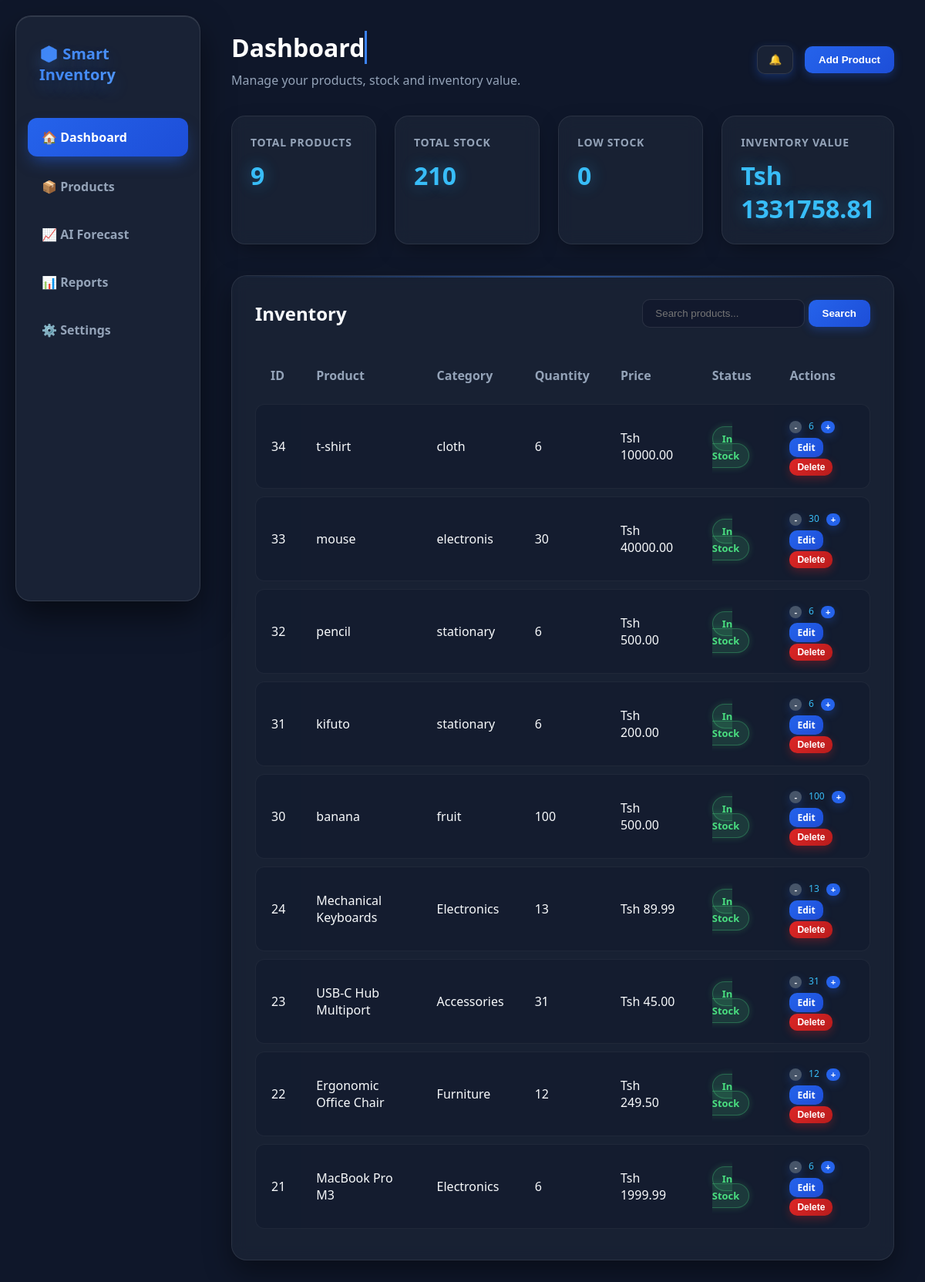
The page / on the database its author committed.
### tables this page shows
CREATE TABLE products (
            id INTEGER PRIMARY KEY AUTOINCREMENT,
            name TEXT NOT NULL,
            category TEXT NOT NULL,
            quantity INTEGER NOT NULL,
            price REAL NOT NULL
        );

### app.py (the view)
@app.route("/")
def dashboard():
    search = request.args.get("search", "").strip()
    conn = get_db()
    if search:
        products = conn.execute(
            """
            SELECT * FROM products
            WHERE name LIKE ? OR category LIKE ?
            ORDER BY id DESC
            """,
            (f"%{search}%", f"%{search}%"),
        ).fetchall()
    else:
        products = conn.execute("SELECT * FROM products ORDER BY id DESC").fetchall()
    total_products = conn.execute("SELECT COUNT(*) FROM products").fetchone()[0]
    total_stock = conn.execute("SELECT COALESCE(SUM(quantity), 0) FROM products").fetchone()[0]
    low_stock = conn.execute("SELECT COUNT(*) FROM products WHERE quantity <= 5").fetchone()[0]
    inventory_value = conn.execute("SELECT COALESCE(SUM(quantity * price), 0) FROM products").fetchone()[0]
    conn.close()
    return render_template(
        "dashboard.html",
        products=products,
        total_products=total_products,
        total_stock=total_stock,
        low_stock=low_stock,
        inventory_value=inventory_value,
        search=search,
    )

### app.py (called while the page is built)
@app.context_processor
def inject_lang():
    lang = session.get("lang", "en")
    return {
        "lang": lang,
        "t": translations.get(lang, translations["en"]),
        "current_user": get_current_user(),
    }

def get_db():
    conn = sqlite3.connect(DATABASE)
    conn.row_factory = sqlite3.Row
    return conn

def get_current_user():
    user_id = session.get("user_id")
    if not user_id:
        return None
    conn = get_db()
    user = conn.execute("SELECT * FROM users WHERE id = ?", (user_id,)).fetchone()
    conn.close()
    return dict(user) if user else None

### templates/dashboard.html (shortened to what this page needs)
<!DOCTYPE html>
<html lang="en">
<head>
    <link rel="stylesheet"
          href="{{ url_for('static', filename='css/style.css') }}">
</head>
<body>
    <aside class="sidebar">
        <div class="logo">
            📦 Smart Inventory
        </div>
        <nav>
            <a href="/" class="active">🏠 Dashboard</a>
            <a href="/products">📦 Products</a>
            <a href="/forecast">📈 AI Forecast</a>
            <a href="/reports">📊 Reports</a>
            <a href="/settings">⚙️ Settings</a>
        </nav>
    </aside>
    <main class="main-content">
        <div class="dashboard-header">
            <div>
                <h1>{{ t.dashboard }}</h1>
                <p>
                    Manage your products, stock and inventory value.
                </p>
            </div>
            <div style="display: flex; align-items: center; gap: 15px;">
<div style="position: relative; display: inline-block;">
    <button id="bellBtn" onclick="toggleDropdown(event)" style="background: rgba(30, 41, 59, 0.7); position: relative; padding: 10px 14px; border-radius: 10px; cursor: pointer; border: 1px solid rgba(255,255,255,0.1); color: #ffffff;">
        🔔 <span id="notifBadge" style="background: #dc2626; color: white; border-radius: 50%; padding: 2px 6px; font-size: 10px; position: absolute; top: -5px; right: -5px; display: none;">0</span>
    </button>
</div>
                <a href="/add-product">
                    <button>Add Product</button>
                </a>
            </div>
        </div>
        <div class="stats">
            <div class="stat-card">
                <h3>Total Products</h3>
                <p>{{ total_products }}</p>
            </div>
            <div class="stat-card">
                <h3>Total Stock</h3>
                <p>{{ total_stock }}</p>
            </div>
            <div class="stat-card">
                <h3>Low Stock</h3>
                <p>{{ low_stock }}</p>
            </div>
            <div class="stat-card">
                <h3>Inventory Value</h3>
                <p>Tsh {{ "%.2f"|format(inventory_value) }}</p>
            </div>
        </div>
        <section class="inventory-section">
            <div class="inventory-header">
                <h2>Inventory</h2>
                <form method="GET"
                      action="/"
                      class="search-form">
                    <input
                        type="text"
                        name="search"
                        placeholder="Search products..."
                        value="{{ search }}"
                    >
                    <button type="submit">
                        Search
                    </button>
                </form>
            </div>
            <div class="table-wrapper">
                <table>
                    <thead>
                        <tr>
                            <th>ID</th>
                            <th>Product</th>
                            <th>Category</th>
                            <th>Quantity</th>
                            <th>Price</th>
                            <th>Status</th>
                            <th>Actions</th>
                        </tr>
                    </thead>
                    <tbody>
                        {% for product in products %}
                        <tr>
                            <td>{{ product["id"] }}</td>
                            <td>{{ product["name"] }}</td>
                            <td>{{ product["category"] }}</td>
                            <td>{{ product["quantity"] }}</td>
                            <td>
                                Tsh {{ "%.2f"|format(product["price"]) }}
                            </td>
                            <td>
                                {% if product["quantity"] == 0 %}
                                    <span class="out-of-stock">
                                        Out of Stock
                                    </span>
                                {% elif product["quantity"] <= 5 %}
                                    <span class="low-stock">
                                        Low Stock
                                    </span>
                                {% else %}
                                    <span class="in-stock">
                                        In Stock
                                    </span>
                                {% endif %}
                            </td>
                            <td>
                                <div style="display: flex; gap: 5px; margin-bottom: 5px; align-items: center;">
                                    <form method="POST" action="{{ url_for('adjust_stock', id=product['id'], action='decrease') }}" style="display:inline;">
                                        <button type="submit" style="padding: 2px 6px; font-size: 11px; background: #475569;">-</button>
                                    </form>
                                    <span style="padding: 2px 4px; font-size: 12px; color: #38bdf8;">{{ product["quantity"] }}</span>
                                    <form method="POST" action="{{ url_for('adjust_stock', id=product['id'], action='increase') }}" style="display:inline;">
                                        <button type="submit" style="padding: 2px 6px; font-size: 11px; background: #2563eb;">+</button>
                                    </form>
                                </div>
                                <a
                                    href="{{ url_for('edit_product', id=product['id']) }}"
                                    class="edit-btn" style="padding: 4px 10px; font-size: 12px;">
                                    Edit
                                </a>
                                <form
                                    method="POST"
                                    action="{{ url_for('delete_product', id=product['id']) }}"
                                    class="delete-form">
                                    <button
                                        type="submit"
                                        class="delete-btn"
                                        style="padding: 4px 10px; font-size: 12px;"
                                        onclick="return confirm('Delete this product?');">
                                        Delete
                                    </button>
                                </form>
                            </td>
                        </tr>
                        {% else %}
                        <tr>
                            <td colspan="7" style="text-align: center; color: #94a3b8; padding: 30px;">
                                No products found.
                            </td>
                        </tr>
                        {% endfor %}
                    </tbody>
                </table>
            </div>
        </section>
    </main>
</body>
</html>

### rows shown on the page
products: id "34", name "t-shirt", category "cloth", quantity "6", price "10000.00", shows "In Stock"
products: id "33", name "mouse", category "electronis", quantity "30", price "40000.00", shows "In Stock"
products: id "32", name "pencil", category "stationary", quantity "6", price "500.00", shows "In Stock"
products: id "31", name "kifuto", category "stationary", quantity "6", price "200.00", shows "In Stock"
products: id "30", name "banana", category "fruit", quantity "100", price "500.00", shows "In Stock"
products: id "24", name "Mechanical Keyboards", category "Electronics", quantity "13", price "89.99", shows "In Stock"
products: id "23", name "USB-C Hub Multiport", category "Accessories", quantity "31", price "45.00", shows "In Stock"
products: id "22", name "Ergonomic Office Chair", category "Furniture", quantity "12", price "249.50", shows "In Stock"
products: id "21", name "MacBook Pro M3", category "Electronics", quantity "6", price "1999.99", shows "In Stock"

### other values the page prints
{{ t.dashboard }} "Dashboard"
{{ total_products }} "9"
{{ total_stock }} "210"
{{ low_stock }} "0"
